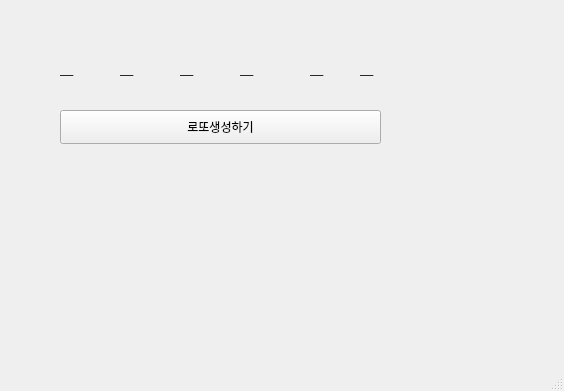
<?xml version="1.0" encoding="UTF-8"?>
<ui version="4.0">
 <class>MainWindow</class>
 <widget class="QMainWindow" name="MainWindow">
  <property name="geometry">
   <rect>
    <x>0</x>
    <y>0</y>
    <width>564</width>
    <height>391</height>
   </rect>
  </property>
  <property name="windowTitle">
   <string>MainWindow</string>
  </property>
  <widget class="QWidget" name="centralwidget">
   <widget class="QLabel" name="lbl1">
    <property name="geometry">
     <rect>
      <x>60</x>
      <y>60</y>
      <width>41</width>
      <height>18</height>
     </rect>
    </property>
    <property name="text">
     <string>__</string>
    </property>
   </widget>
   <widget class="QLabel" name="lbl2">
    <property name="geometry">
     <rect>
      <x>120</x>
      <y>60</y>
      <width>41</width>
      <height>18</height>
     </rect>
    </property>
    <property name="text">
     <string>__</string>
    </property>
   </widget>
   <widget class="QLabel" name="lbl3">
    <property name="geometry">
     <rect>
      <x>180</x>
      <y>60</y>
      <width>41</width>
      <height>18</height>
     </rect>
    </property>
    <property name="text">
     <string>__</string>
    </property>
   </widget>
   <widget class="QLabel" name="lbl4">
    <property name="geometry">
     <rect>
      <x>240</x>
      <y>60</y>
      <width>41</width>
      <height>18</height>
     </rect>
    </property>
    <property name="text">
     <string>__</string>
    </property>
   </widget>
   <widget class="QLabel" name="lbl5">
    <property name="geometry">
     <rect>
      <x>310</x>
      <y>60</y>
      <width>41</width>
      <height>18</height>
     </rect>
    </property>
    <property name="text">
     <string>__</string>
    </property>
   </widget>
   <widget class="QLabel" name="lbl6">
    <property name="geometry">
     <rect>
      <x>360</x>
      <y>60</y>
      <width>41</width>
      <height>18</height>
     </rect>
    </property>
    <property name="text">
     <string>__</string>
    </property>
   </widget>
   <widget class="QPushButton" name="pb">
    <property name="geometry">
     <rect>
      <x>60</x>
      <y>110</y>
      <width>321</width>
      <height>34</height>
     </rect>
    </property>
    <property name="text">
     <string>로또생성하기</string>
    </property>
   </widget>
  </widget>
  <widget class="QMenuBar" name="menubar">
   <property name="geometry">
    <rect>
     <x>0</x>
     <y>0</y>
     <width>564</width>
     <height>31</height>
    </rect>
   </property>
  </widget>
  <widget class="QStatusBar" name="statusbar"/>
 </widget>
 <resources/>
 <connections/>
</ui>
